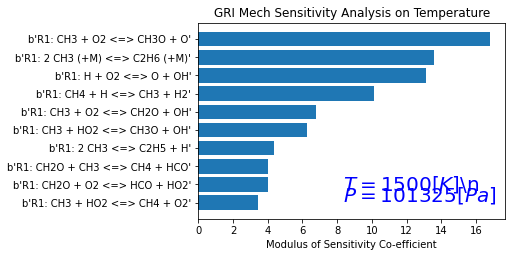

Generate this figure with Python:
'''
Constant Pressure, Adiabatic kinetics simulation with sensitivity analysis

CH4 + 2(O2 + 3.76N2) = CO2 + 2H20 + 7.52N2

Temperature: 1500 K
Pressure: 101325 Pa (1 Bar)
    
@author: Ujjwal
'''

import numpy as np
import matplotlib.pyplot as plt 
import cantera as ct

gas = ct.Solution('gri30.yaml')
temp = 1500
press = 101325

n_reactions = 325 # Number of Reactions

time = np.arange(0, 2e-3, 5e-6) # Simulation Time
interval = 5e-6
n_time = len(time)

gas.TPX = temp, press, {'CH4':1, 'O2':2, 'N2':7.52}
r = ct.IdealGasConstPressureReactor(gas, name='R1')
sim = ct.ReactorNet([r])

# Enable sensitivity with respect to te rates of all the 325 reactions
# reactions (0 through 324)

for i in range(n_reactions):
	r.add_sensitivity_reaction(i)
	

# set the tolerances for the solution and the sensitivity co-efficients
sim.rtol = 1.0e-6 # Realtive change in the solution < sim.rtol
sim.atol = 1.0e-15 # Absolute change in the solution < sim.atol

sim.rtol_sensitivity = 1.0e-6 #relative change in sensitivity < sim.rtol_sense
sim.atol_sensitivity = 1.0e-6 #absolute change in sensitivity <sim.atol_sense

s = np.zeros((n_time, n_reactions))
t = 0

for n in range(n_time): # Iterates for every time step

	t = t + interval
	sim.advance(t) # Increments the reactor by the actual time (not time step)

	for j in range(n_reactions):
	
		s[n,j] = (sim.sensitivity(1, j)) # Sensitivity of Temperature to 100 reactions

		print('%10.3e %10.3f %10.3f %14.6e %s' %
			(sim.time, r.T, r.thermo.P, r.thermo.u, s[n,j]))


def max_abs(array):

	b_ar = np.abs(array) # Finds the Absolute values
	b_arr_f = np.max(b_ar) # Finds the maximum value

	return b_arr_f


b_array = []
fin_sens = [] # Final Sensitivities Array

for i in range(0,n_reactions):
	
	# Stores reaction names and the absolute maximum sensitivities for the respective reaction
	
	b_array = s[:,i]
	
	fin_sens.append((sim.sensitivity_parameter_name(i), max_abs(b_array)))

dtype = [('reaction name', 'S40'), ('max sensitivity', float)]

fin_sens_temp = np.array(fin_sens, dtype=dtype)

final_sort = np.sort(fin_sens_temp, order='max sensitivity')[::-1] # Sorts the reactions in descending order
print(final_sort)


num = 10 # Number of top reactions
top_reac = [] # Stores the top Reactions

for n in range(0,num):
	top_reac.append(final_sort[n])
	print(final_sort[n])


# Plotting the Sensitivities with the respective reactions

def sens_plot(top_reac, temp, press):
	flat_arr = [y for x in top_reac for y in x] # Flattens the 2D array to 1D 

	reac_name = []
	for i in range(0,len(flat_arr),2):
		reac_name.append(flat_arr[i])


	reac_sens = []
	for i in range(1,len(flat_arr)+1,2):
		reac_sens.append(flat_arr[i])


	y_pos = np.arange(len(reac_name))
	y_pos = y_pos[::-1]

	plt.barh(y_pos, reac_sens)
	plt.yticks(y_pos, reac_name)
	plt.xlabel('Modulus of Sensitivity Co-efficient')
	plt.title('GRI Mech Sensitivity Analysis on Temperature')
	plt.text(8, .70, r' $T = %d  [K]$' %(temp), {'color': 'b', 'fontsize': 20})
	plt.text(8, .10, r' $P = %d  [Pa]$' %(press), {'color': 'b', 'fontsize': 20})
	plt.subplots_adjust(left=0.19, bottom=0.20, right=0.90, top=0.88, wspace=0.20, hspace=0.20)
	plt.show()

sens_plot(top_reac, temp, press)
